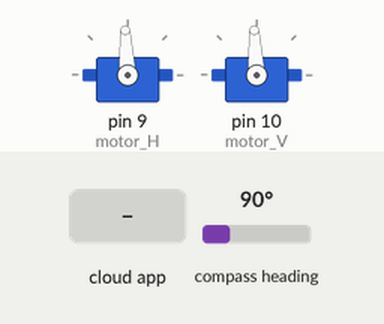
Simulated run of this sketch. Board: Arduino Uno, built with avr-gcc and run on an emulated ATmega328P. On the bench: 2 × servo. The inputs (shaded band) are chosen by the test bench; at power-on: compass heading 90°. The ROS host is connected and sends only what is stated.

Above: at 1.2 s.
1.3 s: the phone or cloud app sets motor_H to -100
At 1.7 s:
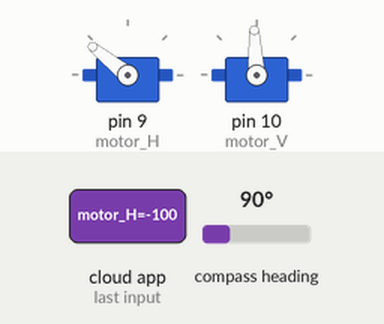
2.8 s: the phone or cloud app sets motor_V to -100
At 4.0 s:
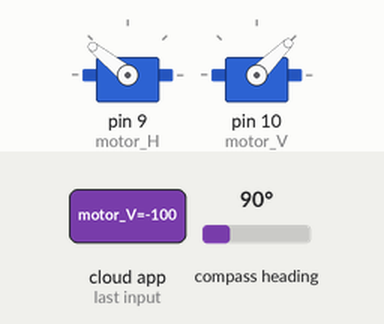
4.3 s: the phone or cloud app sets motor_H to 0
At 5.2 s:
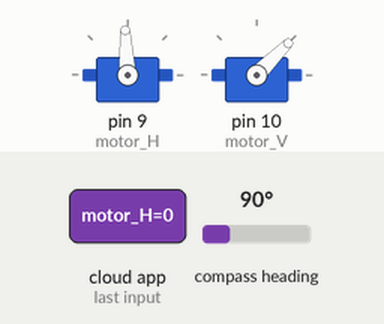
5.8 s: the phone or cloud app sets motor_V to 100
At 6.3 s:
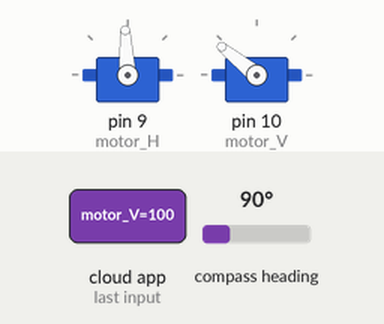
7.3 s: the phone or cloud app sets motor_H to 100
At 8.5 s:
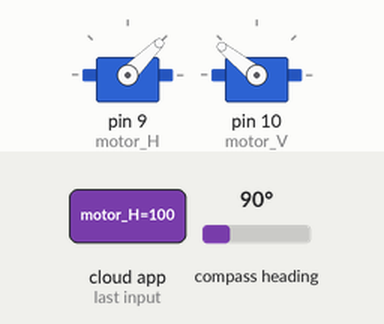
8.8 s: the phone or cloud app sets motor_V to 0
At 9.8 s:
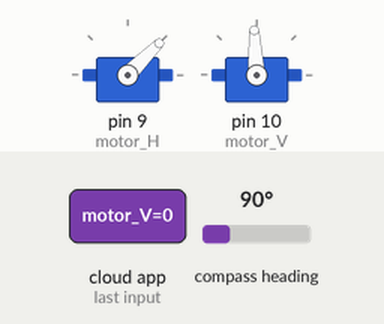
Timing chart, 0 to 11.3 s (numbered marks = the images above; inputs shaded):
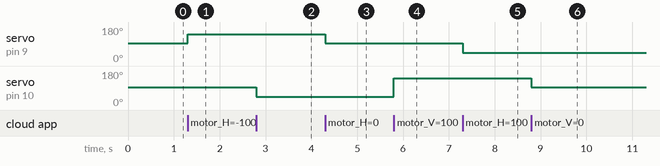

The sketch:

_3_5.ino
```cpp
#include <Servo.h>
#include <ros.h>
#include <ArduinoHardware.h>
#include <std_msgs/Float64.h>
#include <std_msgs/Bool.h>
#include <Wire.h>
#include <Adafruit_Sensor.h>
#include <Adafruit_HMC5883_U.h>

ros::NodeHandle  nh;

Adafruit_HMC5883_Unified mag = Adafruit_HMC5883_Unified(12345);

double V = 0, H = 0;
Servo motor_H, motor_V;        // Definierar "servon"

void servo_cb1( const std_msgs::Float64& cmd_msg1)                  // Styrning av höger motor
{
  H = map(cmd_msg1.data, -100, 100, -495, 495);            // Mappar om insignalen (+-100) till det önskade intervallet (+-495) [map(value, fromLow, fromHigh, toLow, toHigh)]
  motor_H.writeMicroseconds(1500-H);                      // set servo pwm width
}

void servo_cb2( const std_msgs::Float64& cmd_msg2)                // Styrning av vänster motor
{
  V = map(cmd_msg2.data, -100, 100, -495, 495);
  motor_V.writeMicroseconds(1500+V);                            // set servo pwm width
}

void servo_cb3( const std_msgs::Bool& cmd_msg3)                   // Stoppsignal
{
  if (cmd_msg3.data)
  {
    motor_H.writeMicroseconds(1500);                        // Stoppar båda motorerna ifall vi får stopsignal
    motor_V.writeMicroseconds(1500);
    delay(1000);
  }
}

ros::Subscriber<std_msgs::Float64> sub1("motor_H", servo_cb1);  // Subscribe till styrning av höger motor
ros::Subscriber<std_msgs::Float64> sub2("motor_V", servo_cb2);  // Subscribe till styrning av vänster motor
ros::Subscriber<std_msgs::Bool> sub3("stop", servo_cb3);     // Subscribe till STOP

std_msgs::Float64 spdH_msg;
std_msgs::Float64 spdV_msg;
ros::Publisher pub_spdH("speedH", &spdH_msg);
ros::Publisher pub_spdV("speedV", &spdV_msg);

std_msgs::Float64 heading_msg;
ros::Publisher pub_heading("heading", &heading_msg);

volatile int countH = 0;    // Räknar antal pulser på höger sida
volatile int countV = 0;    // Räknar antal pulser på vänster sida
float heading = 0;          // Riktning
float firstTime = true;
float vinkelKorrigering = 0;


void setup()
{
  mag.begin();           // Startar kompassen
  nh.initNode();

  nh.subscribe(sub1);
  nh.subscribe(sub2);
  nh.subscribe(sub3);

  nh.advertise(pub_spdH);
  nh.advertise(pub_spdV);
  nh.advertise(pub_heading);

  motor_H.attach(9);    // Ansluter höger motor på pin 9
  motor_V.attach(10);   // Ansluter vänster motor på pin 10

  motor_H.writeMicroseconds(1500);    // Ser till att båda motorer står still innan de får signal
  motor_V.writeMicroseconds(1500);

  pinMode(2, INPUT);  // Insignal för höger impulsgivare
  pinMode(3, INPUT);  // Insignal för vänster impulsgivare
  attachInterrupt(2, right, RISING); // Skapar interrupt för räkna antal pulser
  attachInterrupt(3, left, RISING);

}
long publisher_timer = 0;

void loop()
{
  if (millis() > publisher_timer) {
    // steg 1: kontrollera antal pulser sen senast och konvertera till vinkelhastighet (rad/s)

    spdH_msg.data = countH*2*PI/365;   // 365 pulser/varv => antal varv, ett varv = 2PI rad => rad
    spdV_msg.data = countV*2*PI/365;

    // steg 2: publicera vinkelhastigheten
    pub_spdH.publish(&spdH_msg);
    pub_spdV.publish(&spdV_msg);


    // hämta kompassriktning
    sensors_event_t event;
    mag.getEvent(&event);

    // beräkna riktning
    heading = atan2(event.magnetic.y, event.magnetic.x);

    float declinationAngle = 0.0567;  // Korrigerar för avvikelse mellan magnetfältet och norr
    heading += declinationAngle;

    if (heading < 0)    // Korrigera tecken
      heading += 2 * PI;

    if (heading > 2 * PI) // Kontrollera så att vinkeln inte blivit för stor efter korrigering
      heading -= 2 * PI;


    if(firstTime){
      vinkelKorrigering = heading;
      firstTime=false;
    }

    //heading_msg.data = (heading * 180 / M_PI)-vinkelKorrigering; // Gör om från radianer till grader
    heading_msg.data =heading-vinkelKorrigering;

    // publicera riktning
    pub_heading.publish(&heading_msg);

    countH = 0;   // Nollställer räknare
    countV = 0;
    publisher_timer = millis() + 1000; // Publisera en gång per sekund
    //nh.spinOnce();
    }
    nh.spinOnce();

}

void right() {        // Ökar räknaren för höger sida med ett för varje puls
  countH = ++countH;
}
void left() {         // Ökar räknaren för vänster sida med ett för varje puls
  countV = ++countV;
}
```

Measured:
- after the input at 1.3 s, servo on pin 9 (motor_H): 93° → 141° at once
- after the input at 2.8 s, servo on pin 10 (motor_V): 93° → 45° at once
- after the input at 4.3 s, servo on pin 9 (motor_H): 141° → 93° at once
- after the input at 5.8 s, servo on pin 10 (motor_V): 45° → 141° at once
- after the input at 7.3 s, servo on pin 9 (motor_H): 93° → 45° at once
- after the input at 8.8 s, servo on pin 10 (motor_V): 141° → 93° at once
